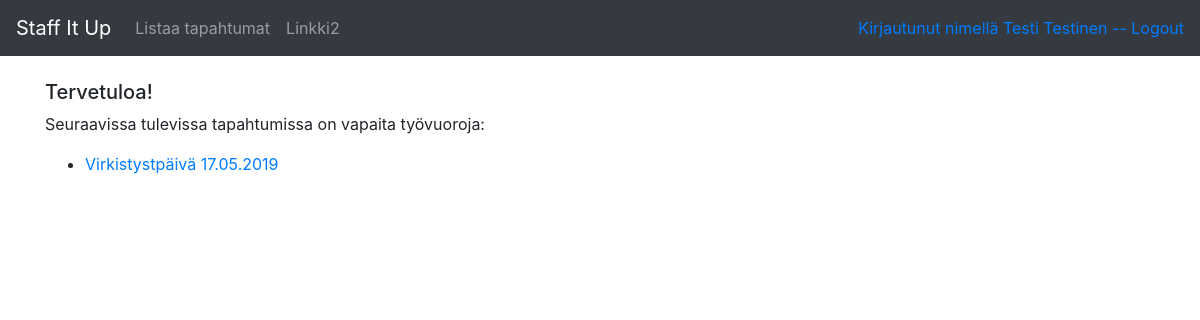
/user/index/ (signed in), run on an earlier commit of the app's database.
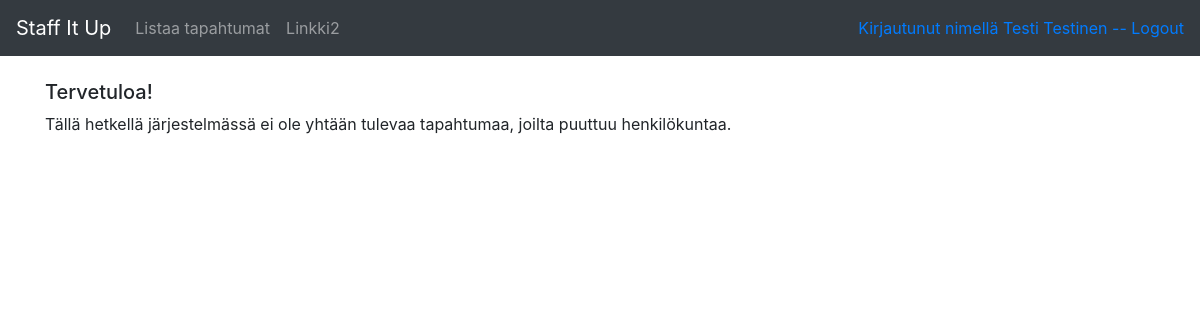
And on a later commit of the database.
### application/events/models.py (models this page shows, shortened)
class Event(db.Model):
    id = db.Column(db.Integer, primary_key=True)
    type = db.Column(db.String(144), nullable=False)
    date = db.Column(db.Date, nullable=False)
    pax = db.Column(db.Integer)
    info = db.Column(db.String(500))
    staffed = db.Column(db.Boolean, nullable=False)
    assignments = db.relationship("Assignment", backref='event', lazy=True)
    def find_unstaffed_upcoming_events():
        response = Event.query.filter(Event.staffed=='0', Event.date > db.func.current_date()).order_by(Event.date).all()
        return response

### application/auth/views.py (the view)
@app.route("/user/index/")
@login_required(role="user")
def user_index():
    return render_template("user/index.html", needs_staff=Event.find_unstaffed_upcoming_events())

### application/__init__.py (called while the page is built)
def login_required(role="ANY"):
    def wrapper(fn):
        @wraps(fn)
        def decorated_view(*args, **kwargs):
            if not current_user.is_authenticated():
                return login_manager.unauthorized()
            unauthorized = False
            if role != "ANY":
                unauthorized = True
                if role == "admin":
                    login_manager.login_view = "admin_login"
                for user_role in current_user.roles:
                    if user_role.name == role:
                        unauthorized = False
                        break
            if unauthorized:
                return login_manager.unauthorized()
            login_manager.login_view = "auth_login"
            return fn(*args, **kwargs)
        return decorated_view
    return wrapper

@login_manager.user_loader
def load_user(user_id):
    return User.query.get(user_id)

### application/auth/models.py (called while the page is built)
    def is_authenticated(self):
        return True

### application/templates/user/index.html
{% extends "user/layout.html" %}
{% block body %}
<h5>Tervetuloa!</h5>
{% if needs_staff is defined and needs_staff %}
<p>
  Seuraavissa tulevissa tapahtumissa on vapaita työvuoroja:
</p>
<ul>
  {% for event in needs_staff %}
  {% if event.assignments %}
  <li>
    <a href="{{ url_for('event_details_user', event_id=event.id) }}">{{ event.type }} {{ event.date.strftime("%d.%m.%Y") }}</a>
  </li>
  {% endif %}
  {% endfor %}
</ul>
{% else %}
<p>Tällä hetkellä järjestelmässä ei ole yhtään tulevaa tapahtumaa, joilta puuttuu henkilökuntaa.</p>
{% endif %}
{% endblock %}

What changed in the data, as far as the page shows it:
removed Event: type "Virkistystpäivä", date "17.05.2019"
Also different on the page:
text no longer shown: "Seuraavissa tulevissa tapahtumissa on vapaita työvuoroja:"
text now shown: "Tällä hetkellä järjestelmässä ei ole yhtään tulevaa tapahtumaa, joilta puuttuu henkilökuntaa."
